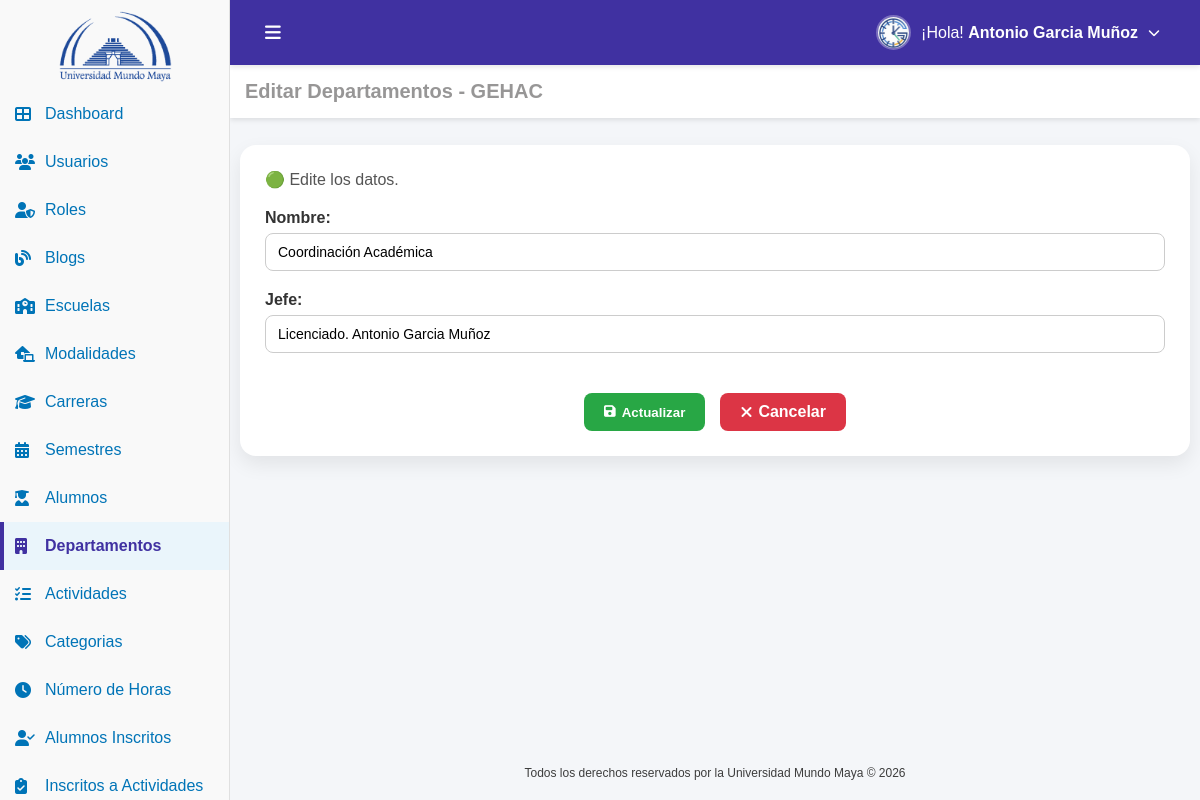
Page /departamentos_editar.php?id=4 (signed in) on the committed database.
### tables this page shows
CREATE TABLE IF NOT EXISTS `usuario` (
  `id_usuario` int NOT NULL AUTO_INCREMENT,
  `nombre` varchar(100) NOT NULL,
  `nombre_s` varchar(100) DEFAULT NULL,
  `apellido_p` varchar(100) DEFAULT NULL,
  `apellido_m` varchar(100) DEFAULT NULL,
  `matricula` varchar(100) DEFAULT NULL,
  `estado` tinyint(1) NOT NULL DEFAULT '1',
  `correo` varchar(100) NOT NULL,
  `password` varchar(100) NOT NULL,
  `id_carrera` int DEFAULT NULL,
  `id_modalidad` int DEFAULT NULL,
  `id_rol` int DEFAULT NULL,
  `fecha_registro` datetime DEFAULT CURRENT_TIMESTAMP,
  PRIMARY KEY (`id_usuario`) USING BTREE,
  UNIQUE KEY `correo` (`correo`),
  KEY `fk_usuario_carrera` (`id_carrera`) USING BTREE,
  KEY `fk_usuario_modalidad` (`id_modalidad`) USING BTREE,
  KEY `fk_usuario_rol` (`id_rol`) USING BTREE,
  CONSTRAINT `fk_usuario_carrera` FOREIGN KEY (`id_carrera`) REFERENCES `carrera` (`id_carrera`),
  CONSTRAINT `fk_usuario_modalidad` FOREIGN KEY (`id_modalidad`) REFERENCES `modalidad` (`id_modalidad`),
  CONSTRAINT `fk_usuario_rol` FOREIGN KEY (`id_rol`) REFERENCES `rol` (`id_rol`)
);

CREATE TABLE IF NOT EXISTS `departamento` (
  `id_departamento` int NOT NULL AUTO_INCREMENT,
  `nombre` varchar(100) NOT NULL,
  `jefe` varchar(100) NOT NULL,
  `fecha_registro` datetime DEFAULT (now()),
  PRIMARY KEY (`id_departamento`)
);

### conf.php (called while the page is built, shortened)
<?php
function tiene_permiso($archivo_php, $accion = 'VER') {
    if (isset($_SESSION['permisos'][$archivo_php])) {
        return in_array($accion, $_SESSION['permisos'][$archivo_php]);
    }
    return false;
}

### auth.php (called while the page is built, shortened)
<?php
require_once('conf.php');
$id_usuario=$_SESSION['id_usuario'];
include('conexion.php');
$sql="
SELECT
u.nombre,
u.nombre_s,
u.apellido_p,
u.apellido_m,
u.correo,
u.id_rol,
u.id_carrera,
u.id_modalidad,
r.nombre AS rol
FROM usuario u
INNER JOIN rol r ON u.id_rol = r.id_rol
WHERE u.id_usuario=?
";
$stmt=$conn->prepare($sql);
$stmt->bind_param("i",$id_usuario);
$stmt->execute();
$result=$stmt->get_result();
if($result && $fila=$result->fetch_assoc()){
    $nombreCompleto=trim(
        $fila['nombre']." ".
        $fila['nombre_s']." ".
        $fila['apellido_p']." ".
        $fila['apellido_m']
    );
}else{
    $nombreCompleto="Usuario";
    $rol="Sin rol";
    $id_rol=0;
}
?>

### departamentos_editar.php (the view, shortened to what this page needs)
<?php
include("auth.php");
include("conexion.php");
$id_departamento = (int)$_GET['id'];
$sql_departamento = "SELECT * FROM departamento WHERE id_departamento = ?";
$stmt_departamento = $conn->prepare($sql_departamento);
$stmt_departamento->bind_param("i", $id_departamento);
$stmt_departamento->execute();
$result_departamento = $stmt_departamento->get_result();
$departamento = $result_departamento->fetch_assoc();
?>
<!DOCTYPE html>
<html lang="es">
<head>
    <link rel="stylesheet" href="css/roles_crear.css">
    <link href="https://cdn.jsdelivr.net/npm/remixicon@4.5.0/fonts/remixicon.css" rel="stylesheet"/>
    <link rel="stylesheet" href="https://cdnjs.cloudflare.com/ajax/libs/font-awesome/6.5.0/css/all.min.css">
</head>
<body>
    <div class="sidebar" id="sidebar">
        <a href="dashboard.php" class="logo-link">
            <div class="logo-container">
                <img src="img/uni_4.png" alt="Logo UMMA" class="logo">
            </div>
        </a>
        <ul>
            <li>
                <a href="dashboard.php" >
                    <i class="fas fa-th-large" ></i>
                    <span> Dashboard</span>
                </a>
            </li>
            <?php if (tiene_permiso('usuarios.php', 'VER')): ?>
            <li>
                <a href="usuarios.php" >
                    <i class="fas fa-users" ></i>
                    <span>Usuarios</span>
                </a>
            </li>
            <?php endif; ?>
            <?php if (tiene_permiso('roles.php', 'VER')): ?>
            <li>
                <a href="roles.php">
                    <i class="fas fa-user-shield" ></i>
                    <span>Roles</span>
                </a>
            </li>
            <?php endif; ?>
            <?php if (tiene_permiso('blogs.php', 'VER')): ?>
            <li>
                <a href="blogs.php"  >
                    <i class="fas fa-blog" ></i>
                    <span>Blogs</span>
                </a>
            </li>
            <?php endif; ?>
            <?php if (tiene_permiso('escuelas.php', 'VER')): ?>
            <li>
                <a href="escuelas.php" >
                    <i class="fas fa-school"></i>
                    <span>Escuelas</span>
                </a>
            </li>
            <?php endif; ?>
            <?php if (tiene_permiso('modalidades.php', 'VER')): ?>
            <li>
                <a href="modalidades.php" >
                    <i class="fas fa-laptop-house"  ></i>
                    <span>Modalidades</span>
                </a>
            </li>
            <?php endif; ?>
            <?php if (tiene_permiso('carreras.php', 'VER')): ?>
            <li>
                <a href="carreras.php" >
                    <i class="fas fa-graduation-cap" ></i>
                    <span>Carreras</span>
                </a>
            </li>
            <?php endif; ?>
            <?php if (tiene_permiso('semestres.php', 'VER')): ?>
            <li>
                <a href="semestres.php" >
                    <i class="fas fa-calendar-alt" ></i>
                    <span>Semestres</span>
                </a>
            </li>
            <?php endif; ?>
            <?php if (tiene_permiso('alumnos.php', 'VER')): ?>
            <li>
                <a href="alumnos.php" >
                    <i class="fas fa-user-graduate" ></i>
                    <span>Alumnos</span>
                </a>
            </li>
            <?php endif; ?>
            <?php if (tiene_permiso('departamentos.php', 'VER')): ?>
            <li>
                <a href="departamentos.php" class="active">
                    <i class="fas fa-building" style="color:#4031a1"></i>
                    <span>Departamentos</span>
                </a>
            </li>
            <?php endif; ?>
            <?php if (tiene_permiso('actividades.php', 'VER')): ?>
            <li>
                <a href="actividades.php">
                    <i class="fas fa-tasks"></i>
                    <span>Actividades</span>
                </a>
            </li>
            <?php endif; ?>
            <?php if (tiene_permiso('categorias.php', 'VER')): ?>
            <li>
                <a href="categorias.php">
                    <i class="fas fa-tags"></i>
                    <span>Categorias</span>
                </a>
            </li>
            <?php endif; ?>
            <?php if (tiene_permiso('horas.php', 'VER')): ?>
            <li>
                <a href="horas.php">
                    <i class="fas fa-clock"></i>
                    <span>Número de Horas</span>
                </a>
            </li>
            <?php endif; ?>
            <?php if (tiene_permiso('alumnos_inscritos.php', 'VER')): ?>
            <li>
                <a href="alumnos_inscritos.php">
                    <i class="fas fa-user-check"></i>
                    <span>Alumnos Inscritos</span>
                </a>
            </li>
            <?php endif; ?>
            <?php if (tiene_permiso('inscritos_actividades.php', 'VER')): ?>
            <li>
                <a href="inscritos_actividades.php">
                    <i class="fas fa-clipboard-check"></i>
                    <span>Inscritos a Actividades</span>
                </a>
            </li>
            <?php endif; ?>
        </ul>
    </div>
    <main class="contenido">
        <header class="top-header">
            <div class="header-left">
                <button id="toggle-btn">
                    <i class="fas fa-bars"></i>
                </button>
            </div>
            <div class="header-right">
                <ul>
                    <li class="submenu">
                        <a href="#" class="submenu-toggle">
                            <img src="img/gehac.png" alt="Usuario" class="menu-avatar">
                            <span>¡Hola! <strong> <?php echo $nombreCompleto; ?></strong></span>
                            <i class="fas fa-chevron-down submenu-arrow"></i>
                        </a>
                    </li>
                </ul>
            </div>
        </header>
        <section class="dashboard-section">
            <div class="header-title">
                <h3>Editar Departamentos - GEHAC</h3>
            </div>
        </section>
        <section class="content-wrapper">
            <div class="card">
                <div class="estado-section">
                        <p>
                            🟢 Edite los datos.
                        </p>
                        <form action="" method="POST" enctype="multipart/form-data" class="form-producto">
                            <div class="form-group">
                                <label>Nombre:</label>
                                <input type="text" name="nombre" required value="<?= htmlspecialchars($departamento['nombre']) ?>">
                            </div>
                            <div class="form-group">
                                <label>Jefe:</label>
                                <input type="text" name="jefe" required value="<?= htmlspecialchars($departamento['jefe']) ?>">
                            </div>
                            <div class="form-buttons">
                                <button type="submit" name="guardar">
                                    <i class="fas fa-save"></i> Actualizar
                                </button>
                                <a href="departamentos.php">
                                    <i class="fas fa-times"></i> Cancelar
                                </a>
                            </div>
                        </form>
                    </div>
            </div>
        </section>
        <footer class="footer">
            <p class="copy">Todos los derechos reservados por la Universidad Mundo Maya © 2026</p>
        </footer>
    </main>
</body>
</html>

### css/roles_crear.css (style rules this page uses)
* { margin:0; padding:0; box-sizing:border-box; }
body { font-family:Arial,sans-serif; display:flex; min-height:100vh; background:#f4f6f9; }
.sidebar { width:230px; height:100vh; position:fixed; background:#f9f9f9; color:#0074b7; padding-top:5px; overflow-y:auto; overflow-x:hidden; border-right:1px solid #e0e0e0; transition:.3s; z-index:1001; }
.logo-container { display:flex; justify-content:center; align-items:center; padding:5px 2px; }
.logo { width:120px; max-width:100%; height:auto; object-fit:contain; transition:.3s; }
.logo-link { display:block; text-decoration:none; color:inherit; }
.sidebar ul { list-style:none; }
.sidebar ul li { position:relative; }
.sidebar ul li a { display:flex; align-items:center; padding:15px; text-decoration:none; color:#0074b7; transition:.2s; }
.sidebar ul li a i { min-width:20px; margin-right:10px; color:#0074b7; }
.sidebar ul li a.active { background:#eaf5fb; color:#4031a1; font-weight:600; }
.sidebar ul li a.active::before { content:""; position:absolute; left:0; top:0; width:4px; height:100%; background:#4031a1; }
.contenido { margin-left:230px; padding-top:145px; padding-left:10px; padding-right:10px; flex:1; display:flex; flex-direction:column; min-height:100vh; transition:.3s; }
.top-header { display:flex; justify-content:space-between; align-items:center; height:65px; padding:0 25px; background:#4031a1; position:fixed; top:0; left:230px; right:0; z-index:1000; box-shadow:0 2px 5px rgba(0,0,0,.1); }
#toggle-btn { display:flex; align-items:center; justify-content:center; padding:10px; background:none; border:none; color:white; font-size:18px; cursor:pointer; transition:.3s; }
.header-left { display:flex; align-items:center; }
.header-right ul { list-style:none; }
.submenu { position:relative; }
.submenu-toggle { display:flex; align-items:center; gap:10px; padding:10px 15px; color:white; text-decoration:none; border-radius:8px; transition:.3s; }
.submenu-arrow { font-size:12px; transition:.3s; }
.menu-avatar { width:35px; height:35px; border-radius:50%; object-fit:cover; border:2px solid rgba(255,255,255,.3); transition:.3s; }
.dashboard-section { background:white; padding:15px; position:fixed; top:65px; left:230px; right:0; z-index:999; box-shadow:0 2px 5px rgba(0,0,0,.1); }
.header-title h3 { color:#797777c5; font-size:20px; }
.footer { margin-top:auto; padding:20px 30px; background:#f4f6f9; color:rgba(57,57,57,.98); font-size:12px; text-align:center; position:relative; z-index:1; }
.card { background: #fff; border-radius: 16px; padding: 25px; margin-bottom: 30px; box-shadow: 0 8px 20px rgba(0,0,0,0.08); transition: transform 0.2s, box-shadow 0.2s; }
.card p { font-size: 16px; margin-bottom: 20px; color: #555; }
.form-producto { display: flex; flex-direction: column; gap: 20px; }
.form-producto .form-group { display: flex; flex-direction: column; gap: 6px; }
.form-producto label { font-weight: 600; color: #333; }
.form-producto input { padding: 10px 12px; border: 1px solid #ccc; border-radius: 8px; font-size: 14px; transition: border-color 0.2s, box-shadow 0.2s; }
.form-buttons { display: flex; gap: 12px; margin-top: 10px; }
.form-buttons { display: flex; justify-content: center; gap: 15px; margin-top: 20px; }
.form-buttons button { display: inline-flex; align-items: center; gap: 6px; padding: 10px 20px; background: #28a745; color: #fff; font-weight: 600; border: none; border-radius: 8px; cursor: pointer; transition: background 0.2s, transform 0.2s; text-decoration: none; }
.form-buttons a { display: inline-flex; align-items: center; gap: 6px; padding: 10px 20px; background: #dc3545; color: #fff; font-weight: 600; border-radius: 8px; text-decoration: none; transition: background 0.2s, transform 0.2s; }

### rows in the picture
usuario: nombreCompleto "Antonio Garcia Muñoz"
departamento: nombre "Coordinación Académica", jefe "Licenciado. Antonio Garcia Muñoz"
